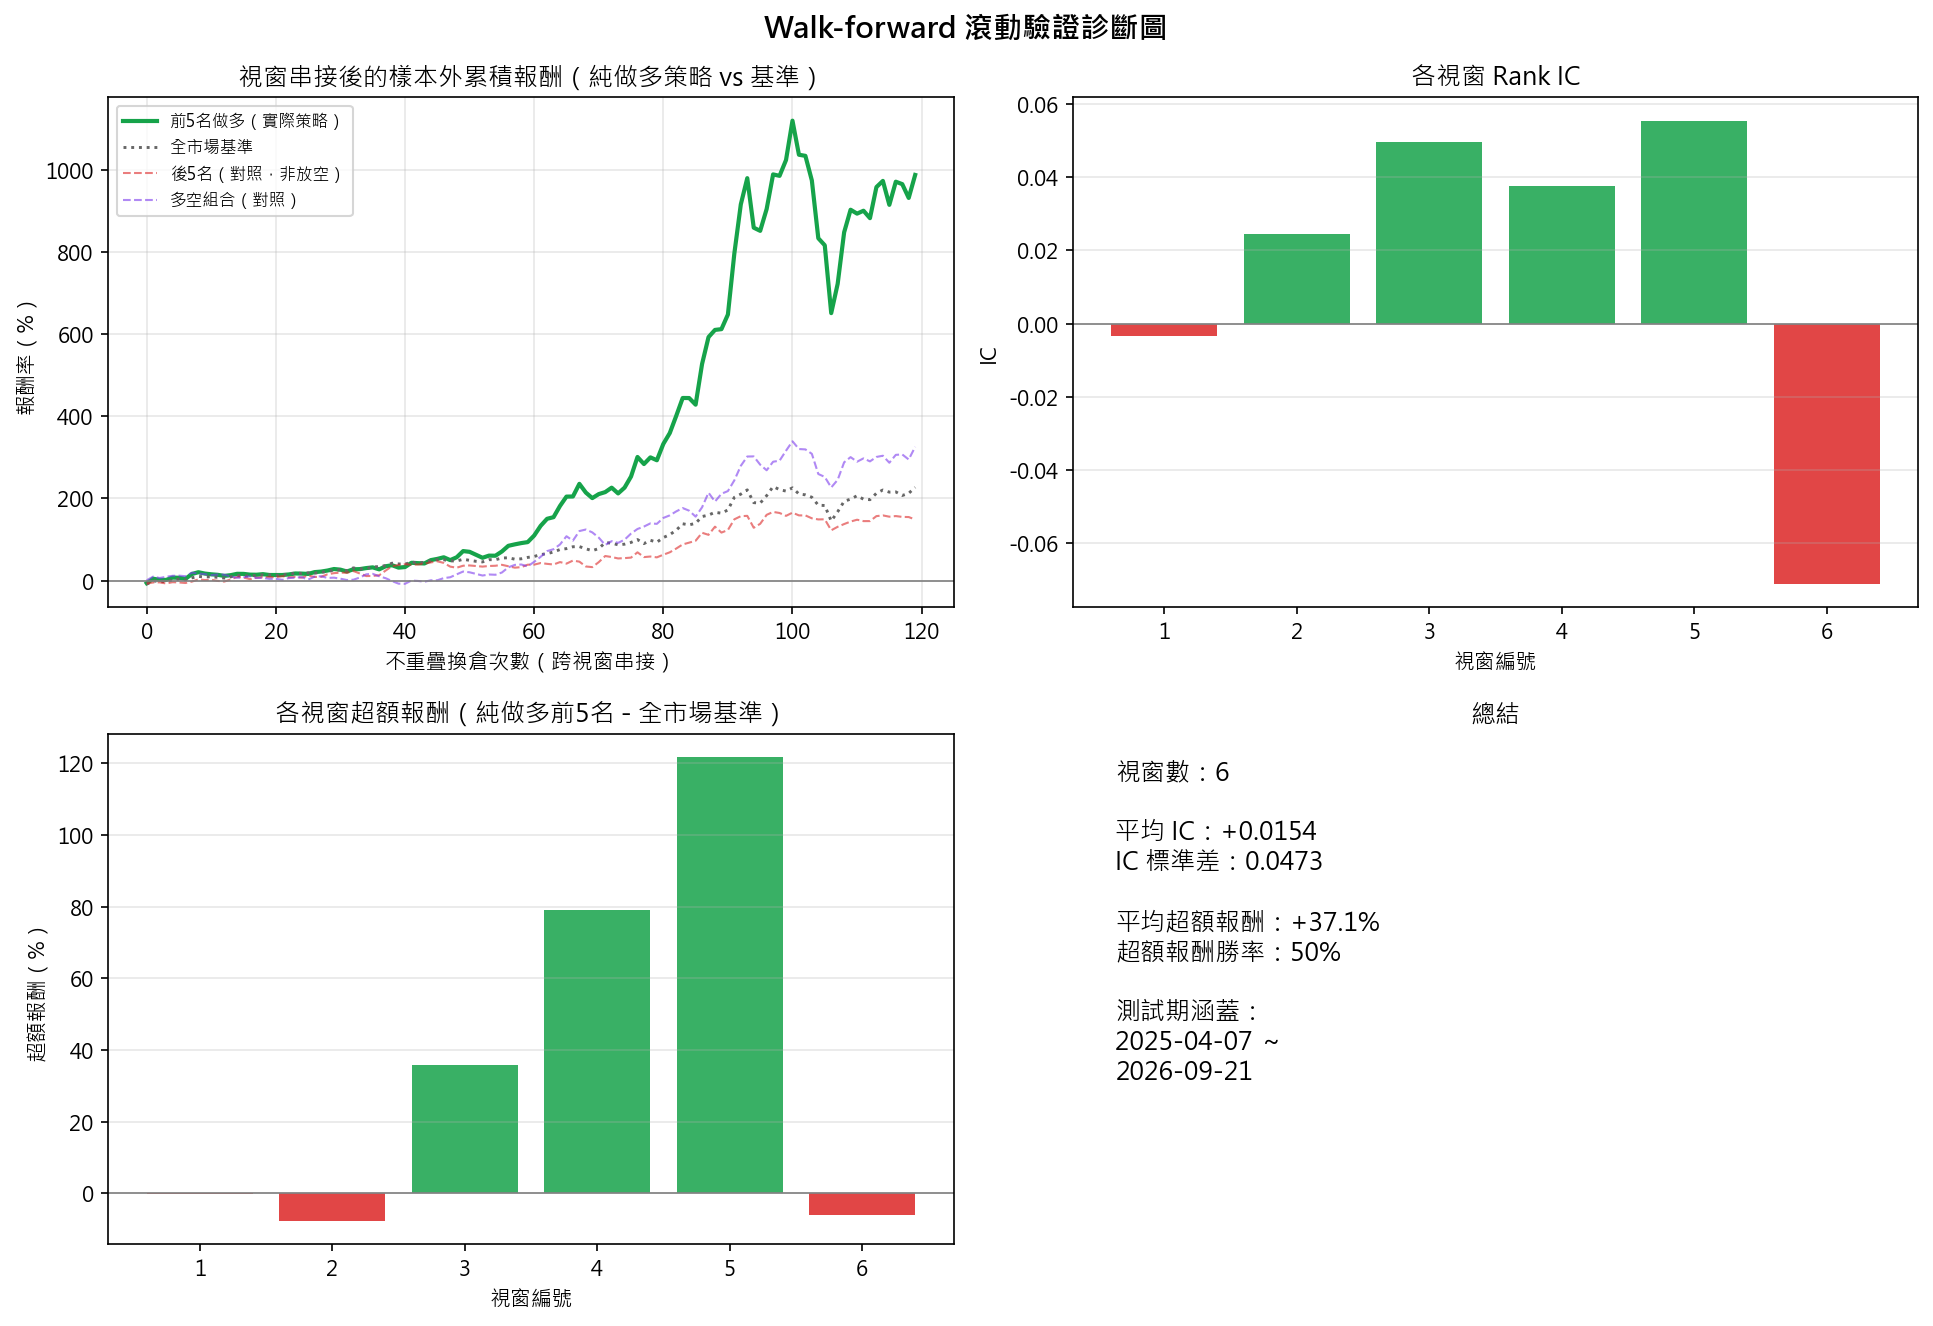

Write the Python code that produced this figure.
# day30_walkforward.py — Walk-forward 滾動驗證
#
# 目的：day28_sector_ranking.py 只用一段連續的測試期（2026-01~2026-08，剛好是
# 單邊多頭）驗證模型，前5名超額報酬 +194% 很可能只是「這半年順風」，沒驗證過
# 模型在盤整或下跌期間還撐不撐得住。
#
# 做法：把整段歷史切成好幾個先後相接的「訓練→測試」視窗（walk-forward），
# 每個視窗都重新訓練模型、只用該視窗的測試期驗證，最後把所有視窗的樣本外
# 報酬串接起來，才是比較誠實的長期表現估計。訓練視窗採用「擴張窗」
# （expanding window：每次都用從頭到目前為止的所有資料訓練），測試視窗則是
# 往前滾動、彼此不重疊。
#
# 執行：python day30_walkforward.py
# 可選參數：--min-train-days（第一個視窗最少要多少天訓練資料，預設300）
#          --test-days（每個視窗的測試天數，預設60）
#          --step-days（每次往前滾動幾天，預設60，等於 test-days 代表測試期彼此不重疊）
#
# 注意：這支腳本會重複訓練模型好幾次（視窗數視參數而定，預設約5~7個），
# 執行時間會比 day28 久上數倍，屬正常現象。

from __future__ import annotations
import argparse
import warnings
from pathlib import Path

import matplotlib
matplotlib.use("Agg")
import matplotlib.pyplot as plt
import numpy as np
import pandas as pd

warnings.filterwarnings("ignore")

plt.rcParams["font.family"] = "Microsoft JhengHei"
plt.rcParams["axes.unicode_minus"] = False

# 重用 day28 的下載、特徵工程、訓練、評估邏輯，避免同一套計算邏輯散落在兩個檔案裡
# 彼此漂移（例如上次修好的「不重疊複利」bug，這裡就不用再修一次）
from day28_sector_ranking import (
    STOCKS,
    ALL_FEATURES,
    TOP_N,
    FORWARD_DAYS,
    DEFAULT_CACHE_PATH,
    configure_yfinance_cache,
    load_or_download_market_data,
    build_panel,
    train_model,
    evaluate,
    nonoverlap_mask,
    top_pick_frequency,
)

DEFAULT_PERIOD         = "3y"
DEFAULT_MIN_TRAIN_DAYS = 300
DEFAULT_TEST_DAYS      = 60
DEFAULT_STEP_DAYS      = 60
DEFAULT_OUTPUT         = "day30_walkforward.png"
DEFAULT_CSV_OUTPUT     = "walkforward_windows.csv"


def generate_walkforward_windows(
    dates: pd.DatetimeIndex, min_train_days: int, test_days: int, step_days: int
) -> list[tuple[pd.DatetimeIndex, pd.DatetimeIndex]]:
    """產生一系列（訓練日期, 測試日期）視窗。訓練窗是擴張窗（從頭累積到當下），
    測試窗長度固定、彼此依 step_days 往前滾動（預設等於 test_days，即不重疊）。"""
    windows = []
    train_end_idx = min_train_days
    while True:
        test_start_idx = train_end_idx
        test_end_idx = test_start_idx + test_days
        if test_end_idx > len(dates):
            break
        train_dates = dates[:train_end_idx]
        test_dates  = dates[test_start_idx:test_end_idx]
        windows.append((train_dates, test_dates))
        train_end_idx += step_days
    return windows


def run_walkforward(
    panel: pd.DataFrame, min_train_days: int, test_days: int, step_days: int
) -> tuple[pd.DataFrame, dict[str, pd.Series]]:
    clean = panel.dropna(subset=ALL_FEATURES + ["future_3d"]).copy()
    dates = clean.index.get_level_values("Date").unique().sort_values()

    windows = generate_walkforward_windows(dates, min_train_days, test_days, step_days)
    if not windows:
        raise ValueError(
            "資料量不足以產生任何 walk-forward 視窗，"
            "請減少 --min-train-days 或 --test-days，或加長 --period"
        )

    print(f"共產生 {len(windows)} 個 walk-forward 視窗")

    window_rows = []
    stitched_long, stitched_short, stitched_ls, stitched_bm = [], [], [], []

    for i, (train_dates, test_dates) in enumerate(windows, start=1):
        train = clean.loc[clean.index.get_level_values("Date").isin(train_dates)]
        test  = clean.loc[clean.index.get_level_values("Date").isin(test_dates)]

        train_start, train_end = train_dates.min().date(), train_dates.max().date()
        test_start,  test_end  = test_dates.min().date(),  test_dates.max().date()
        print(
            f"\n[視窗 {i}/{len(windows)}] 訓練 {train_start}~{train_end}"
            f"（{len(train_dates)}天） → 測試 {test_start}~{test_end}（{len(test_dates)}天）"
        )

        model = train_model(train)
        preds = model.predict(test[ALL_FEATURES])
        daily = evaluate(test, preds)

        if daily.empty:
            print("   ⚠️ 這個視窗沒有足夠的樣本，跳過")
            continue

        mask       = nonoverlap_mask(daily)
        nonoverlap = daily[mask]

        # 全市場等權重基準（單期報酬，未累積），只取跟前5名相同的不重疊日期
        market_daily_raw = test.groupby(level="Date")["future_3d"].mean()
        common_idx = nonoverlap.index.intersection(market_daily_raw.index)
        nonoverlap = nonoverlap.loc[common_idx]
        bm_raw     = market_daily_raw.loc[common_idx]

        if nonoverlap.empty:
            print("   ⚠️ 這個視窗篩選後沒有可用的不重疊樣本，跳過")
            continue

        long_final  = (1 + nonoverlap["long"]).prod() - 1
        short_final = (1 + nonoverlap["short"]).prod() - 1
        ls_final    = (1 + nonoverlap["long_short"]).prod() - 1
        bm_final    = (1 + bm_raw).prod() - 1
        excess      = long_final - bm_final

        scored_test = test.copy()
        scored_test["predicted"] = preds
        freq   = top_pick_frequency(scored_test, TOP_N)
        n_days = freq.attrs.get("n_days", len(daily))
        top1_pct = (freq.iloc[0] / n_days * 100) if len(freq) and n_days else 0.0

        ic_mean = daily["spearman"].mean()

        print(
            f"   IC={ic_mean:+.4f}  前{TOP_N}名(純做多)={long_final*100:+.1f}%  "
            f"基準={bm_final*100:+.1f}%  超額={excess*100:+.1f}%  "
            f"集中度(最高單檔)={top1_pct:.0f}%  [對照] 後{TOP_N}名={short_final*100:+.1f}%"
        )

        window_rows.append({
            "window":              i,
            "train_start":         train_start,
            "train_end":           train_end,
            "test_start":          test_start,
            "test_end":            test_end,
            "ic_mean":             round(ic_mean, 4),
            "long_return":         round(long_final, 4),
            "short_return":        round(short_final, 4),
            "long_short_return":   round(ls_final, 4),
            "benchmark_return":    round(bm_final, 4),
            "excess_return":       round(excess, 4),
            "top1_freq_pct":       round(top1_pct, 1),
            "n_nonoverlap_periods": len(nonoverlap),
        })

        stitched_long.extend(nonoverlap["long"].tolist())
        stitched_short.extend(nonoverlap["short"].tolist())
        stitched_ls.extend(nonoverlap["long_short"].tolist())
        stitched_bm.extend(bm_raw.tolist())

    results_df = pd.DataFrame(window_rows)
    stitched = {
        "long":       pd.Series(stitched_long, dtype=float),
        "short":      pd.Series(stitched_short, dtype=float),
        "long_short": pd.Series(stitched_ls, dtype=float),
        "benchmark":  pd.Series(stitched_bm, dtype=float),
    }
    return results_df, stitched


def build_stitched_curve(stitched: dict[str, pd.Series]) -> dict[str, pd.Series]:
    """把每個視窗的不重疊單期報酬依時間順序接起來，做一條連續的樣本外複利曲線。
    因為視窗本身按時間先後排列、彼此不重疊，串接後仍然是誠實的樣本外表現，
    不會有 day28 一開始那種重疊複利膨脹的問題。"""
    curves = {}
    for key, s in stitched.items():
        curves[key] = (1 + s.reset_index(drop=True)).cumprod() - 1
    return curves


def print_overall_summary(results_df: pd.DataFrame, curves: dict[str, pd.Series]) -> None:
    print("\n" + "=" * 60)
    print("📊 Walk-forward 滾動驗證總結")
    print("=" * 60)
    print(f"策略設計：純做多前{TOP_N}名（不放空後{TOP_N}名）")

    if results_df.empty:
        print("沒有任何視窗產生有效結果，無法總結。")
        print("=" * 60)
        return

    n = len(results_df)
    # excess_return = 前N名做多 - 全市場基準，本來就是「純做多策略」的超額報酬，
    # 勝率統計的一直都是這個純做多口徑，跟是否放空無關
    win_rate = (results_df["excess_return"] > 0).mean() * 100

    print(f"共 {n} 個視窗")
    print(f"平均 IC：{results_df['ic_mean'].mean():+.4f}（標準差 {results_df['ic_mean'].std():.4f}）")
    print()
    print(f"【純做多前{TOP_N}名（實際策略）】")
    print(f"平均超額報酬（相對全市場基準）：{results_df['excess_return'].mean()*100:+.1f}%")
    print(
        f"超額報酬為正的視窗比例（勝率）：{win_rate:.0f}%"
        f"（{int((results_df['excess_return'] > 0).sum())}/{n}）"
    )
    print(f"串接後的樣本外累積報酬（把每個視窗的測試期報酬依時間接起來，不是單一視窗誇大出來的數字）：")
    print(f"  前{TOP_N}名做多（實際策略）：{curves['long'].iloc[-1]*100:+.1f}%")
    print(f"  全市場基準：{curves['benchmark'].iloc[-1]*100:+.1f}%")

    print(f"\n【以下僅供研究對照，非建議操作】")
    print(f"  後{TOP_N}名（避開參考，非放空）：{curves['short'].iloc[-1]*100:+.1f}%")
    print(f"  多空組合（前做多+後放空，僅供比較）：{curves['long_short'].iloc[-1]*100:+.1f}%")

    if win_rate >= 70:
        verdict = "純做多前N名策略多數視窗都跑贏基準，訊號在不同市場區間相對穩定，可以考慮繼續往下驗證（例如小額實單測試）"
    elif win_rate >= 50:
        verdict = "純做多前N名策略勝率剛過半，訊號可能存在但不夠穩定，建議先縮小部位規模或延長觀察期，不建議直接重倉"
    else:
        verdict = "純做多前N名策略多數視窗都沒跑贏基準，先前看到的高報酬很可能只是特定市場區間（單邊多頭）的偶然結果，不建議直接拿這個模型去實戰"
    print(f"\n判讀：{verdict}")
    print("=" * 60)


def create_walkforward_figure(
    results_df: pd.DataFrame, curves: dict[str, pd.Series], output_path: Path
) -> None:
    fig, axes = plt.subplots(2, 2, figsize=(13, 9))
    fig.suptitle("Walk-forward 滾動驗證診斷圖", fontsize=14, fontweight="bold")

    # 左上：串接後的樣本外累積報酬（純做多策略為主，放空/多空僅供對照）
    ax = axes[0, 0]
    ax.plot(curves["long"].index, curves["long"] * 100,
             color="#16A34A", lw=2.0, label=f"前{TOP_N}名做多（實際策略）")
    ax.plot(curves["benchmark"].index, curves["benchmark"] * 100,
             color="#666666", lw=1.4, ls=":", label="全市場基準")
    ax.plot(curves["short"].index, curves["short"] * 100,
             color="#DC2626", lw=1.0, ls="--", alpha=0.6, label=f"後{TOP_N}名（對照，非放空）")
    ax.plot(curves["long_short"].index, curves["long_short"] * 100,
             color="#7C3AED", lw=1.0, ls="--", alpha=0.6, label="多空組合（對照）")
    ax.axhline(0, color="gray", lw=0.8)
    ax.set_title("視窗串接後的樣本外累積報酬（純做多策略 vs 基準）")
    ax.set_xlabel("不重疊換倉次數（跨視窗串接）")
    ax.set_ylabel("報酬率（%）")
    ax.legend(fontsize=8)
    ax.grid(alpha=0.3)

    if not results_df.empty:
        # 右上：各視窗 IC
        ax = axes[0, 1]
        colors_ic = ["#16A34A" if v > 0 else "#DC2626" for v in results_df["ic_mean"]]
        ax.bar(results_df["window"], results_df["ic_mean"], color=colors_ic, alpha=0.85)
        ax.axhline(0, color="gray", lw=0.8)
        ax.set_title("各視窗 Rank IC")
        ax.set_xlabel("視窗編號")
        ax.set_ylabel("IC")
        ax.grid(axis="y", alpha=0.3)

        # 左下：各視窗超額報酬
        ax = axes[1, 0]
        colors_ex = ["#16A34A" if v > 0 else "#DC2626" for v in results_df["excess_return"]]
        ax.bar(results_df["window"], results_df["excess_return"] * 100, color=colors_ex, alpha=0.85)
        ax.axhline(0, color="gray", lw=0.8)
        ax.set_title(f"各視窗超額報酬（純做多前{TOP_N}名 - 全市場基準）")
        ax.set_xlabel("視窗編號")
        ax.set_ylabel("超額報酬（%）")
        ax.grid(axis="y", alpha=0.3)

        # 右下：文字摘要
        ax = axes[1, 1]
        ax.axis("off")
        win_rate = (results_df["excess_return"] > 0).mean() * 100
        summary_text = (
            f"視窗數：{len(results_df)}\n\n"
            f"平均 IC：{results_df['ic_mean'].mean():+.4f}\n"
            f"IC 標準差：{results_df['ic_mean'].std():.4f}\n\n"
            f"平均超額報酬：{results_df['excess_return'].mean()*100:+.1f}%\n"
            f"超額報酬勝率：{win_rate:.0f}%\n\n"
            f"測試期涵蓋：\n{results_df['test_start'].min()} ～\n{results_df['test_end'].max()}"
        )
        ax.text(0.05, 0.95, summary_text, transform=ax.transAxes,
                fontsize=12, va="top", family="Microsoft JhengHei")
        ax.set_title("總結")
    else:
        for ax in (axes[0, 1], axes[1, 0], axes[1, 1]):
            ax.axis("off")

    plt.tight_layout()
    fig.savefig(output_path, dpi=150, bbox_inches="tight")
    plt.close(fig)
    print(f"圖表已存檔：{output_path}")


def main():
    parser = argparse.ArgumentParser()
    parser.add_argument("--period", default=DEFAULT_PERIOD)
    parser.add_argument("--min-train-days", type=int, default=DEFAULT_MIN_TRAIN_DAYS,
                        help="第一個視窗最少要多少天訓練資料")
    parser.add_argument("--test-days", type=int, default=DEFAULT_TEST_DAYS,
                        help="每個視窗的測試天數")
    parser.add_argument("--step-days", type=int, default=DEFAULT_STEP_DAYS,
                        help="每次往前滾動幾天（預設等於 test-days，即測試期彼此不重疊）")
    parser.add_argument("--output", type=Path,
                        default=Path(__file__).with_name(DEFAULT_OUTPUT))
    parser.add_argument("--csv-output", type=Path,
                        default=Path(__file__).with_name(DEFAULT_CSV_OUTPUT))
    parser.add_argument("--cache-path", type=Path, default=DEFAULT_CACHE_PATH,
                        help="資料快取檔位置，跟 day28/31/32/33 共用同一份才能互相比較")
    parser.add_argument("--refresh-cache", action="store_true",
                        help="強制重新下載資料並覆蓋快取（預設是有快取就直接用）")
    args = parser.parse_args()

    configure_yfinance_cache(Path(__file__).with_name(".yfinance_cache"))

    symbols = list(STOCKS.keys())
    print(f"下載 {len(symbols)} 檔資料...")
    prices, volumes = load_or_download_market_data(
        symbols, args.period, args.cache_path, args.refresh_cache
    )
    print(f"可用股票：{len(prices.columns)} 檔，{len(prices)} 個交易日")

    print("建立特徵資料集（含產業特徵）...")
    panel = build_panel(prices, volumes)

    print(
        f"\n⚠️ 這支腳本會重複訓練模型多次（視窗數視資料量而定），"
        f"執行時間會比 day28 久上數倍，請耐心等候。"
    )

    results_df, stitched = run_walkforward(
        panel, args.min_train_days, args.test_days, args.step_days
    )
    curves = build_stitched_curve(stitched)

    print_overall_summary(results_df, curves)

    if not results_df.empty:
        results_df.to_csv(args.csv_output, index=False, encoding="utf-8-sig")
        print(f"\n💾 各視窗結果已存檔：{args.csv_output}")

    create_walkforward_figure(results_df, curves, args.output)


if __name__ == "__main__":
    main()
